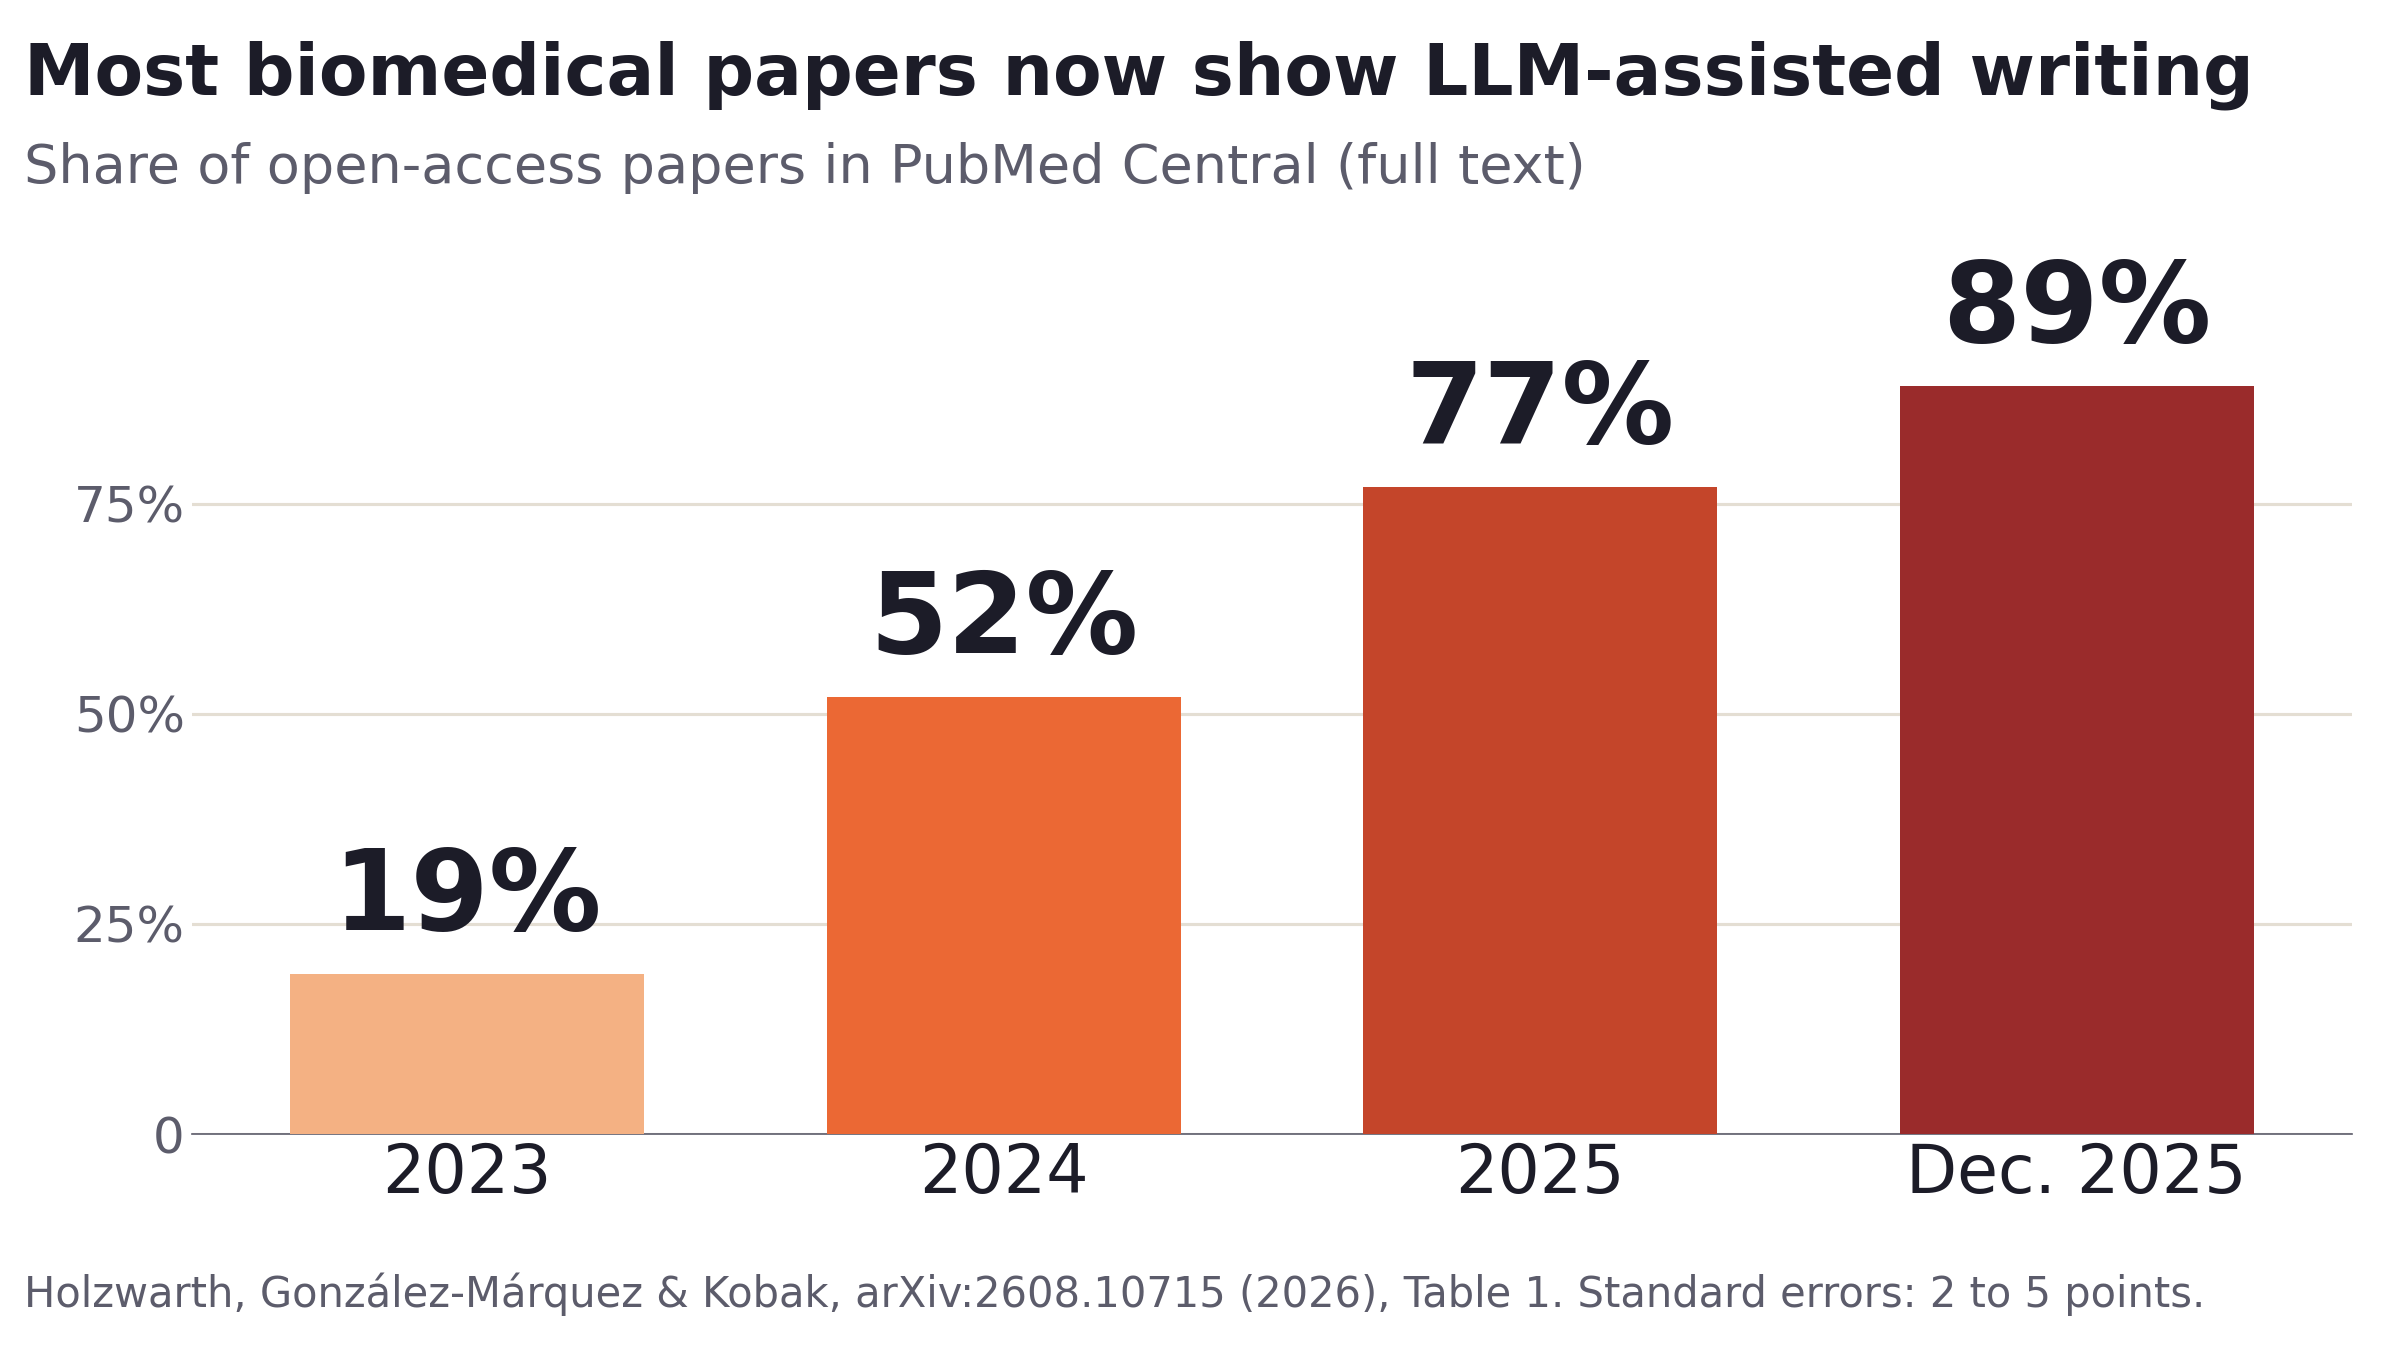

Write Python code to recreate this figure.
#!/usr/bin/env python3
"""Share of PubMed Central papers showing LLM-assisted writing (full paper).
Holzwarth, González-Márquez and Kobak, arXiv:2608.10715 (2026), Table 1."""
import matplotlib.pyplot as plt

PERIODS = ["2023", "2024", "2025", "Dec. 2025"]
SHARE = [0.19, 0.52, 0.77, 0.89]
# One hue, light to dark: later means more.
COLORS = ["#f4b183", "#eb6834", "#c4452a", "#9a2b2b"]

plt.rcParams.update({
    "font.size": 30,
    "figure.facecolor": "white",
    "axes.facecolor": "white",
})

fig, ax = plt.subplots(figsize=(16.0, 9.0), dpi=150)

xs = range(len(PERIODS))
ax.bar(xs, [100 * s for s in SHARE], width=0.66, color=COLORS, zorder=3)
for x, s in zip(xs, SHARE):
    ax.text(x, 100 * s + 2.5, f"{round(100 * s)}%", ha="center", va="bottom",
            fontsize=54, fontweight="bold", color="#1c1c28")

ax.set_xticks(list(xs))
ax.set_xticklabels(PERIODS, fontsize=32, color="#1c1c28")
ax.set_ylim(0, 106)
ax.set_yticks([0, 25, 50, 75])
ax.set_yticklabels(["0", "25%", "50%", "75%"], fontsize=24,
                   color="#5c5c6b")
ax.tick_params(axis="both", length=0)
ax.grid(axis="y", color="#e4ded3", linewidth=1.5, zorder=0)
for side in ("top", "right", "left"):
    ax.spines[side].set_visible(False)
ax.spines["bottom"].set_color("#5c5c6b")

fig.subplots_adjust(left=0.08, right=0.98, top=0.82, bottom=0.16)
fig.text(0.01, 0.97, "Most biomedical papers now show LLM-assisted writing",
         fontsize=34, fontweight="bold", color="#1c1c28", ha="left", va="top")
fig.text(0.01, 0.895, "Share of open-access papers in PubMed Central (full text)",
         fontsize=26, color="#5c5c6b", ha="left", va="top")
fig.text(0.01, 0.025,
         "Holzwarth, González-Márquez & Kobak, arXiv:2608.10715 (2026), "
         "Table 1. Standard errors: 2 to 5 points.",
         fontsize=20, color="#5c5c6b", ha="left", va="bottom")
fig.savefig("llm_writing.png", facecolor="white")
